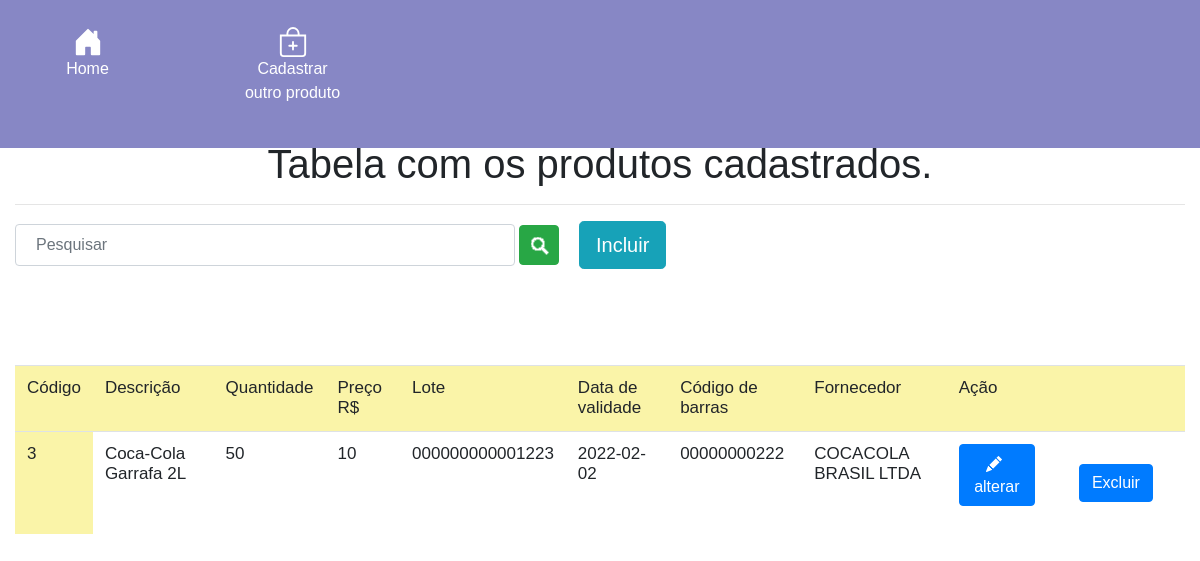
Screenshot of /cad_produtoLISTA.php with the database file from the repository.
### tables this page shows
CREATE TABLE `cad_produto` (
  `id` int(11) NOT NULL,
  `descricao` varchar(50) DEFAULT NULL,
  `quantidade` int(11) DEFAULT NULL,
  `preco` varchar(50) DEFAULT NULL,
  `lote` varchar(100) DEFAULT NULL,
  `data_validade` date NOT NULL,
  `cod_barras` varchar(100) DEFAULT NULL,
  `fornecedor` varchar(100) DEFAULT NULL
);

### cad_produtoLISTA.php (the view, shortened to what this page needs)
<?php
include("conexao.php");
$pesquisar = $_GET['pesquisa'];
if ($pesquisar != "") {
$consulta = "SELECT * FROM cad_produto WHERE descricao='$pesquisar'";
} else {
  $consulta = "SELECT * FROM cad_produto";
}
$con = @mysqli_query($conexao, $consulta) or die($mysqli->error);
?>
<!DOCTYPE html>
<html lang="pt-br">
<head>
<link rel="stylesheet" href="https://cdn.jsdelivr.net/npm/bootstrap@4.6.0/dist/css/bootstrap.min.css">
</head>
<body>
    <nav class="navegacao">
        <div class="row">
            <div class="col-md-2">
                <div class="icones">
                    <button type="buttom" class="btn btn-default" data-toggle="tooltip" data-placement="left" title="clique aqui para ir ao menu inicial"><a href="index.php"></a><br><p>Home</p></button>
                </div>
            </div>
            <div class="col-md-2">
                <div class="icones">
                    <button type="buttom" class="btn btn-default" data-toggle="tooltip" data-placement="left" title="Clique aqui para cadastrar um novo usuario"><a href="cad_produtoVIEW.php"></a><br><p>Cadastrar outro produto</p></button>
                </div>
            </div>
        </div>
    </nav>
    <section class="container-fluid">
        <div class="row">
            <div class="col-md-12">
                <h1 style="text-align: center;">Tabela com os produtos cadastrados.<h1>
                    <hr>
                    <form class="form-inline my-2 my-lg-0 pl-3-lg" action="cad_produtoLISTA.php">
                        <input class="form-control" type="search" placeholder="Pesquisar" id="pesquisa" name="pesquisa" aria-label="Search" style="width: 500px; padding: 20px;">
                        <button class="btn btn-success ml-1" type="submit" style="padding: 7px;">
                            <img src="search.png">
                        </button>
                        <div class="btn btn-info btn-lg" style="margin-left: 20px;">
                            <a href="cad_produtoVIEW.php" style="text-decoration: none; color: white;">
                            Incluir</a>
                        </div>
                        </form>
                        <br><br>
                        <table id="tabela" class="table">
                            <thead class="thead-dark">
                                <tr id="tr1">
                                    <td>Código</td>
                                    <td>Descrição</td>
                                    <td>Quantidade</td>
                                    <td>Preço R$</td>
                                    <td>Lote</td>
                                    <td>Data de validade</td>
                                    <td>Código de barras</td>
                                    <td>Fornecedor</td>
                                    <td>Ação</td>
                                    <td></td>
                                </tr>
                            </thead>
                            <?php while($dado = $con->fetch_array()) { ?>
                                <tr>
                                    <td id="td1"><?php echo $dado['id']; ?></td>
                                    <td><?php echo $dado['descricao']; ?></td>
                                    <td><?php echo $dado['quantidade']; ?></td>
                                    <td><?php echo $dado['preco']; ?></td>
                                    <td><?php echo $dado['lote']; ?></td>
                                    <td><?php echo $dado['data_validade']; ?></td>
                                    <td><?php echo $dado['cod_barras']; ?></td>
                                    <td><?php echo $dado['fornecedor']; ?></td>
                                    <td>
                                        <a href="cad_produtoALTERARVIEW.php?codigo=<?php echo $dado['id']; ?>" class="btn btn-primary btn-alterar" role="button">
                                            alterar
                                        </a>
                                    </td>
                                    <td>
                                        <button id="botao-filmes" type="button" class="btn btn-primary" data-toggle="modal" data-target="#idmodal<?php echo $dado['id']; ?>" style="margin: 20px;">
                                            Excluir
                                        </button>
                                    </td>
                                </tr>
                            <?php } ?>
                        </table>
                    </div>
            </div>
    </section>
</body>
</html>

### cad_produtoLISTA.php (style rules this page uses)
body { font-family: 'Lucida Sans', 'Lucida Sans Regular', 'Lucida Grande', 'Lucida Sans Unicode', Geneva, Verdana, sans-serif; }
.navegacao { background: rgb(135, 135, 197); position: fixed; top: 0; left: 0; width: 100%; z-index:1; }
.icones { text-align: center; margin: 20px; }
#icone { color: rgb(255, 255, 255); transition: width 0.5s, height 0.5s; }
p { color: white; }
section { margin-top: 140px; }
table { font-size: 17px; }
#tr1>td { background: #FAF4A8; }
#td1 { background: #FAF4A8; }

### rows the page displays
cad_produto: id "3", descricao "Coca-Cola Garrafa 2L", quantidade "50", preco "10", lote "000000000001223", data_validade "2022-02-02", cod_barras "00000000222", fornecedor "COCACOLA BRASIL LTDA"
